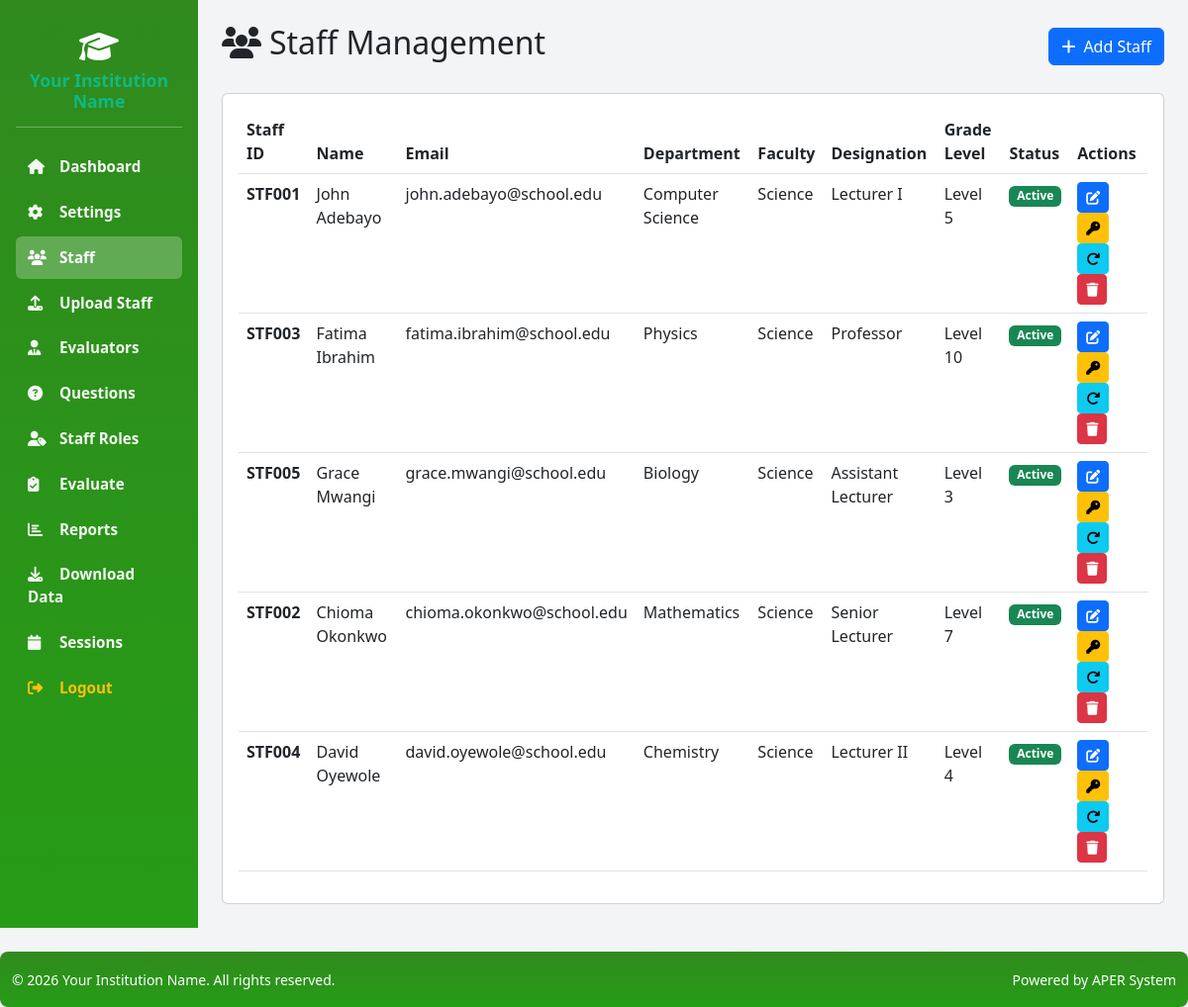
Page /staff.php (signed in) on the committed database.
### tables this page shows
CREATE TABLE IF NOT EXISTS staff (
    id INT AUTO_INCREMENT PRIMARY KEY,
    staff_id VARCHAR(50) NOT NULL UNIQUE,
    surname VARCHAR(100) NOT NULL,
    first_name VARCHAR(100),
    email VARCHAR(100) NOT NULL,
    phone VARCHAR(20),
    department VARCHAR(100),
    faculty VARCHAR(100),
    designation VARCHAR(100),
    grade_level VARCHAR(20),
    employment_status VARCHAR(50),
    years_of_service INT,
    status ENUM('active', 'inactive') DEFAULT 'active',
    password VARCHAR(255),
    created_at TIMESTAMP DEFAULT CURRENT_TIMESTAMP,
    updated_at TIMESTAMP DEFAULT CURRENT_TIMESTAMP ON UPDATE CURRENT_TIMESTAMP
);

### config.php (called while the page is built, shortened)
<?php
function getAdminRole() {
    return $_SESSION['admin_role'] ?? 'viewer';
}
function hasPermission($permission) {
    $role = getAdminRole();
    $permissions = [
        'super_admin' => ['settings', 'staff_add', 'staff_edit', 'staff_delete', 'evaluate', 'reports_view', 'reports_export', 'reports_pdf', 'sessions', 'users_manage', 'delete_evaluation', 'staff_upload', 'supervisor_assess', 'registrar_approve', 'download_all_data'],
        'admin' => ['settings', 'staff_add', 'staff_edit', 'staff_delete', 'evaluate', 'reports_view', 'reports_export', 'reports_pdf', 'sessions', 'delete_evaluation', 'staff_upload', 'supervisor_assess', 'registrar_approve', 'download_all_data'],
        'supervisor' => ['supervisor_assess', 'reports_view'],
        'registrar' => ['registrar_approve', 'reports_view', 'reports_export', 'download_all_data'],
        'evaluator' => ['evaluate', 'reports_view'],
        'viewer' => ['reports_view'],
    ];
    return isset($permissions[$role]) && in_array($permission, $permissions[$role]);
}

### staff.php (the view, shortened to what this page needs)
<?php
require_once 'config.php';
$pdo = getDBConnection();
$stmt = $pdo->query("SELECT setting_key, setting_value FROM settings");
$settings = [];
while ($row = $stmt->fetch()) {
    $settings[$row['setting_key']] = $row['setting_value'];
}
$instName = $settings['institution_name'] ?? 'Institution';
$logo = $settings['institution_logo'] ?? '';
$primaryColor = $settings['primary_color'] ?? '#308a1e';
$secondaryColor = $settings['secondary_color'] ?? '#269c16';
$pdo = getDBConnection();
$stmt = $pdo->query("SELECT * FROM staff ORDER BY surname, first_name");
$staffList = $stmt->fetchAll();
?>
<!DOCTYPE html>
<html lang="en">
<head>
    <link href="https://cdn.jsdelivr.net/npm/bootstrap@5.3.0/dist/css/bootstrap.min.css" rel="stylesheet">
    <link href="https://cdnjs.cloudflare.com/ajax/libs/font-awesome/6.4.0/css/all.min.css" rel="stylesheet">
</head>
<body>
    <div class="container-fluid">
        <div class="row">
            <div class="col-md-3 col-lg-2 sidebar p-3">
                <div class="text-center sidebar-header">
                    <?php if (!empty($logo)): ?>
                        <img src="<?php echo htmlspecialchars($logo); ?>" alt="Logo" style="max-height: 55px; margin-bottom: 10px;">
                    <?php else: ?>
                        <i class="fas fa-graduation-cap fa-2x mb-2" style="font-size: 2rem;"></i>
                    <?php endif; ?>
                    <h5 class="mb-0" style="font-weight: 800;"><?php echo htmlspecialchars($instName); ?></h5>
                </div>
                <div class="py-2">
                    <a href="dashboard.php"><i class="fas fa-home"></i> Dashboard</a>
                    <a href="settings.php"><i class="fas fa-cog"></i> Settings</a>
                    <a href="staff.php" class="active"><i class="fas fa-users"></i> Staff</a>
                    <a href="staff-upload.php"><i class="fas fa-upload"></i> Upload Staff</a>
                    <a href="manage-evaluators.php"><i class="fas fa-user-tie"></i> Evaluators</a>
                    <a href="questions.php"><i class="fas fa-question-circle"></i> Questions</a>
                    <a href="roles.php"><i class="fas fa-user-tag"></i> Staff Roles</a>
                    <a href="evaluate.php"><i class="fas fa-clipboard-check"></i> Evaluate</a>
                    <a href="reports.php"><i class="fas fa-chart-bar"></i> Reports</a>
                    <?php if (hasPermission('download_all_data')): ?>
                    <a href="download-data.php"><i class="fas fa-download"></i> Download Data</a>
                    <?php endif; ?>
                    <a href="sessions.php"><i class="fas fa-calendar"></i> Sessions</a>
                    <a href="logout.php" class="text-warning"><i class="fas fa-sign-out-alt"></i> Logout</a>
                </div>
            </div>
            <div class="col-md-9 col-lg-10 p-4">
                <div class="d-flex justify-content-between align-items-center mb-4">
                    <h2><i class="fas fa-users me-2"></i>Staff Management</h2>
                    <a href="?action=add" class="btn btn-primary" title="Add a new staff member to the system">
                        <i class="fas fa-plus me-2"></i>Add Staff
                    </a>
                </div>
                <div class="card">
                    <div class="card-body">
                        <div class="table-responsive">
                            <table class="table table-hover">
                                <thead>
                                    <tr>
                                        <th>Staff ID</th>
                                        <th>Name</th>
                                        <th>Email</th>
                                        <th>Department</th>
                                        <th>Faculty</th>
                                        <th>Designation</th>
                                        <th>Grade Level</th>
                                        <th>Status</th>
                                        <th>Actions</th>
                                    </tr>
                                </thead>
                                <tbody>
                                    <?php if (empty($staffList)): ?>
                                        <tr>
                                            <td colspan="9" class="text-center text-muted py-4">No staff members found</td>
                                        </tr>
                                    <?php else: ?>
                                        <?php foreach ($staffList as $staff): ?>
                                        <tr>
                                            <td><strong><?php echo htmlspecialchars($staff['staff_id']); ?></strong></td>
                                            <td><?php echo htmlspecialchars($staff['first_name'] . ' ' . $staff['surname']); ?></td>
                                            <td><?php echo htmlspecialchars($staff['email']); ?></td>
                                            <td><?php echo htmlspecialchars($staff['department'] ?? ''); ?></td>
                                            <td><?php echo htmlspecialchars($staff['faculty'] ?? ''); ?></td>
                                            <td><?php echo htmlspecialchars($staff['designation'] ?? ''); ?></td>
                                            <td><?php echo htmlspecialchars($staff['grade_level'] ?? ''); ?></td>
                                            <td>
                                                <span class="badge bg-<?php echo $staff['status'] == 'active' ? 'success' : 'secondary'; ?>">
                                                    <?php echo ucfirst($staff['status']); ?>
                                                </span>
                                            </td>
                                            <td>
                                                <a href="?action=edit&id=<?php echo $staff['id']; ?>" class="btn btn-sm btn-primary" title="Edit staff member details">
                                                    <i class="fas fa-edit"></i>
                                                </a>
                                                <button class="btn btn-sm btn-warning" title="Reset Password" data-bs-toggle="modal" data-bs-target="#resetPasswordModal<?php echo $staff['id']; ?>">
                                                    <i class="fas fa-key"></i>
                                                </button>
                                                <button class="btn btn-sm btn-info" title="Reset Evaluation (Allow Resubmit)" data-bs-toggle="modal" data-bs-target="#resetEvalModal<?php echo $staff['id']; ?>">
                                                    <i class="fas fa-redo"></i>
                                                </button>
                                                <form method="POST" style="display:inline;" onsubmit="return confirm('Delete this staff member permanently?');">
                                                    <button type="submit" name="delete_staff" class="btn btn-sm btn-danger" title="Delete this staff member permanently">
                                                        <i class="fas fa-trash"></i>
                                                    </button>
                                                </form>
                                            </td>
                                        </tr>
                                        <?php endforeach; ?>
                                    <?php endif; ?>
                                </tbody>
                            </table>
                        </div>
                    </div>
                </div>
            </div>
        </div>
    </div>
    <footer class="mt-4 py-3" style="background: linear-gradient(180deg, <?php echo $primaryColor; ?> 0%, <?php echo $secondaryColor; ?> 100%); color: white; border-radius: 8px;">
        <div class="container-fluid">
            <div class="row">
                <div class="col-md-6">
                    <small><?php echo !empty($settings['copyright_text']) ? htmlspecialchars($settings['copyright_text']) : '&copy; ' . date('Y') . ' ' . htmlspecialchars($settings['institution_name'] ?? 'Institution') . '. All rights reserved.'; ?></small>
                </div>
                <div class="col-md-6 text-md-end">
                    <small>Powered by APER System</small>
                </div>
            </div>
        </div>
    </footer>
</body>
</html>

### rows in the picture
staff: staff "STF001", first_name+surname "John Adebayo", email "john.adebayo@school.edu", department "Computer Science", faculty "Science", designation "Lecturer I", grade_level "Level 5", status "Active"
staff: staff "STF003", first_name+surname "Fatima Ibrahim", email "fatima.ibrahim@school.edu", department "Physics", faculty "Science", designation "Professor", grade_level "Level 10", status "Active"
staff: staff "STF005", first_name+surname "Grace Mwangi", email "grace.mwangi@school.edu", department "Biology", faculty "Science", designation "Assistant Lecturer", grade_level "Level 3", status "Active"
staff: staff "STF002", first_name+surname "Chioma Okonkwo", email "chioma.okonkwo@school.edu", department "Mathematics", faculty "Science", designation "Senior Lecturer", grade_level "Level 7", status "Active"
staff: staff "STF004", first_name+surname "David Oyewole", email "david.oyewole@school.edu", department "Chemistry", faculty "Science", designation "Lecturer II", grade_level "Level 4", status "Active"

### other values in the picture
$instName "Your Institution Name"
$settings['institution_name'] "Your Institution Name"
